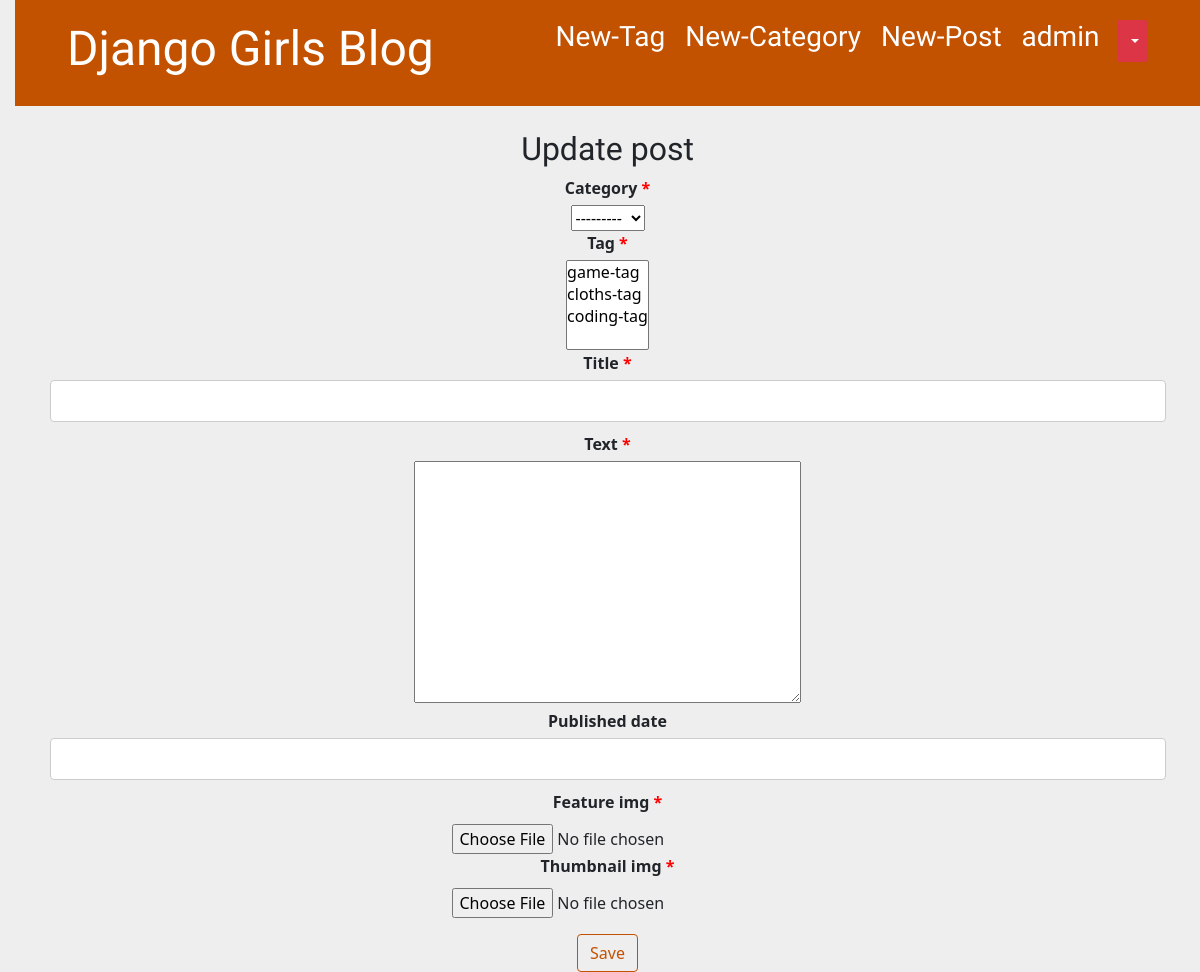
Page /post/new (signed in) on the earlier database version.
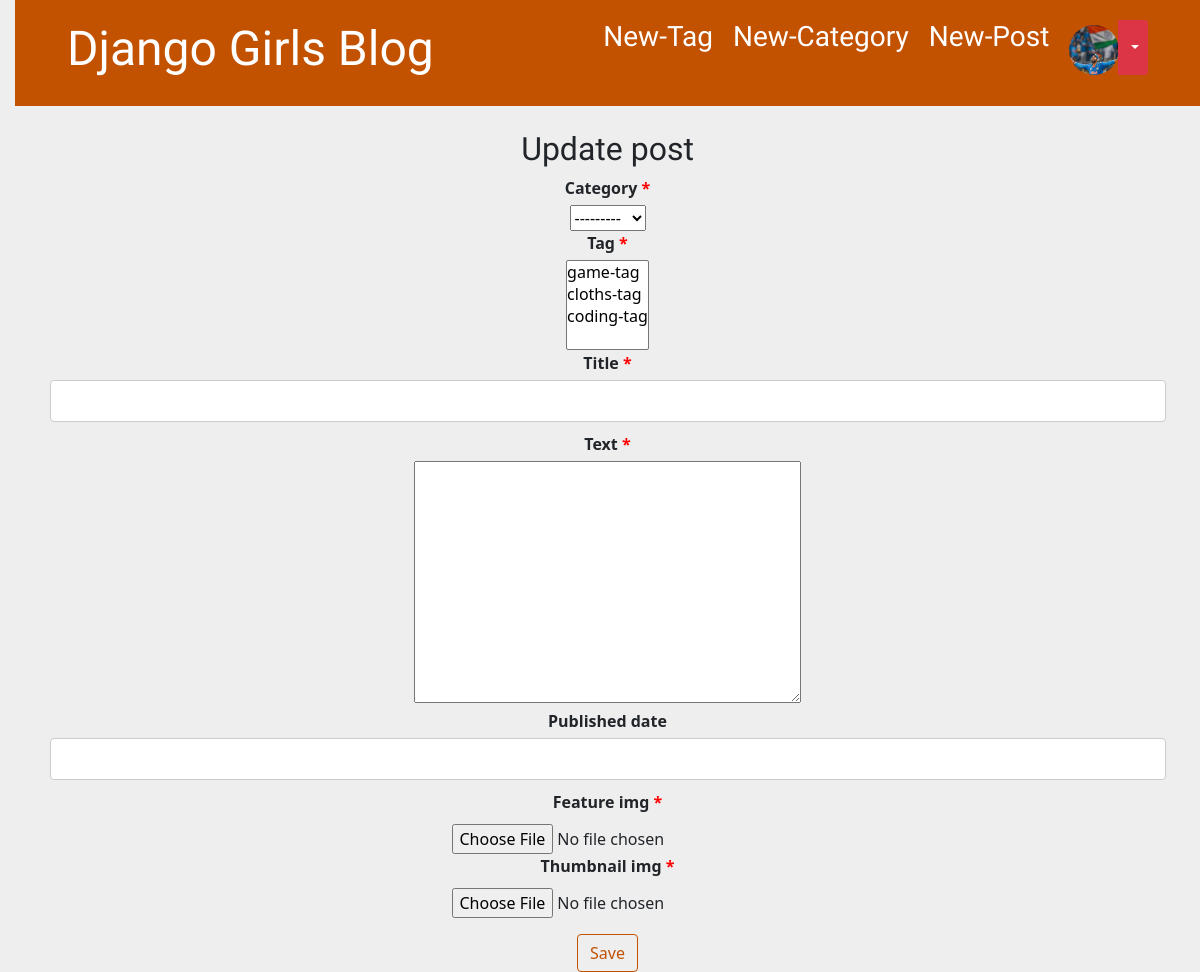
Same page on the later database version.
### blog/models.py (models this page shows)
class User(AbstractUser):
    age = models.IntegerField(default=18)
    mobile = models.IntegerField()
    user_img = models.ImageField(upload_to='image/user_img/')

### blog/views.py (the view)
# urls.py: path('post/new', views.post_new, name="post_new"),
def post_new(request):
    if request.method == "POST":
        form = PostForm(request.POST,request.FILES)
        if form.is_valid():
            post = form.save(commit=False)
            post.author = request.user
            post.published_date = timezone.now()
            post.save()
            form.save_m2m()
            messages.success(request, f'User new post created succesfully.')
            return redirect('post_detail', slug=post.slug)
    else:
        form = PostForm()
    return render(request, 'blog/post_edit.html', {'form': form})

### blog/forms.py
class PostForm(forms.ModelForm):
    class Meta:
        model = Post
        exclude = ('id','created_date','author','slug')

### blog/models.py (called while the page is built)
    def __str__(self):
        return self.name

    def __str__(self):
        return self.name

### blog/templates/blog/post_edit.html (shortened to what this page needs)
{% extends 'blog/base.html' %}
{% block content %}
    <center class="mt-4"><h2>Update post</h2></center>
    <form method="POST" enctype="multipart/form-data" class="form-group">{% csrf_token %}
        {% for field in form %}
        <center>
        <label for="{{ field.id_for_label }}">{{ field.label }} {% if field.field.required %}<span style="color: red">*</span>{% endif %}</label>
        {{field}}
        </center>
        {% endfor %}
        <center><button type="submit" class="save btn btn-secondary mt-3" style="float: none;">Save</button></center>
    </form>
{% endblock %}

### blog/templates/blog/base.html (shortened to what this page needs)
{% load static %}
<!DOCTYPE html>
<html>
    <head>
        <link rel="stylesheet" href="https://cdn.jsdelivr.net/npm/bootstrap@5.1.3/dist/css/bootstrap.min.css">
        <link rel="stylesheet" href="{% static 'css/blog.css' %}">
    </head>
    <body>
        <header class="page-header">
          <div class="container">
            {% if user.is_authenticated %}
                <div class="btn-group top-menu">
                    {% if user.user_img %}
                        <a href="{% url 'user-profile' %}"><img src="{{ user.user_img.url}}" alt="{{ user.name }}" style="border-radius: 50%; height: 50px;width: 50px;"></a>
                    {% else %}
                        <a href="{% url 'user-profile' %}" class="top-menu">
                            <h3>{{ user.username }}</h3>
                        </a>
                    {% endif %}
                    <button type="button" class="btn btn-danger btn-sm dropdown-toggle" data-toggle="dropdown" aria-haspopup="true" aria-expanded="false">
                    </button>
                </div>
                <a href="{% url 'post_new' %}" class="top-menu">
                    <h3>New-Post</h3>
                </a>
                <a href="{% url 'new_category' %}" class="top-menu">
                   <h3> New-Category</h3>
                </a>
                <a href="{% url 'new_tag' %}" class="top-menu">
                    <h3> New-Tag</h3>
                 </a>
            {% else %}
            <a href="{% url 'login_view' %}" class="top-menu">
                Login
            </a>
            {% endif %}
            <h1><a href="/">Django Girls Blog</a></h1>
          </div>
        </header>
        <main class="container">
            <div class="row">
                <div class="col">
                    {% block content %}
                    {% endblock %}
                </div>
            </div>
        </main>
    </body>
</html>

Differences in the rows shown:
changed User: user_img empty → "image/user_img/r1.jpeg" (drawn); user_img: picture added; username "admin" → (not shown)
